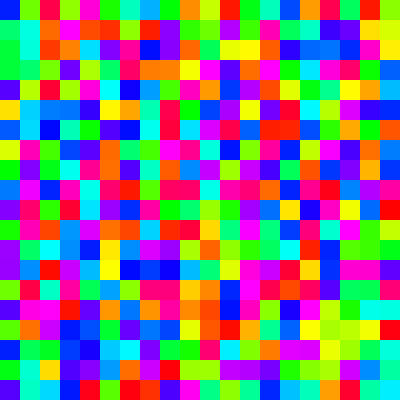
Frame 1 (no input)
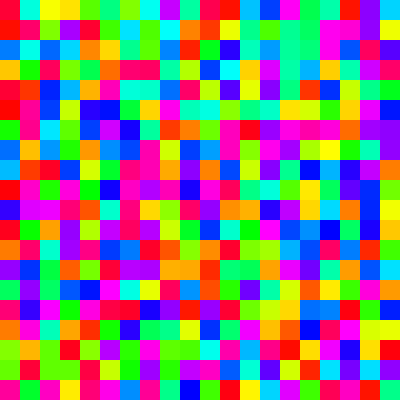
Frame 2 (the mouse pressed at the canvas centre, redrawn once)

The Processing sketch that drew these frames (run headless with seeded random() and noise(); the mouse was pressed at the canvas centre and the sketch redrawn once):

// Processing sketch: FdI_2019_05_random_squares
// ── FdI_2019_05_random_squares.pde
int w = 20;

void setup() {
  size(400, 400);
}


void draw() {
  background(255);
  noStroke();
  colorMode(HSB);

  //for (int j = 0; j < height/w; j++) {
  //  for (int i = 0; i < width/w; i++) {
  //    fill(random(255));
  //    rect(i * w, j * w , w, w );
  //  }
  //}

  for (int l = 0; l < (width/w)*(height/w); l++) {
    int j = l / (width/w);
    int i = l % (width/w);
    fill(random(255),255,255);
    rect(i * w, j * w, w, w );
  }

  noLoop();
}
